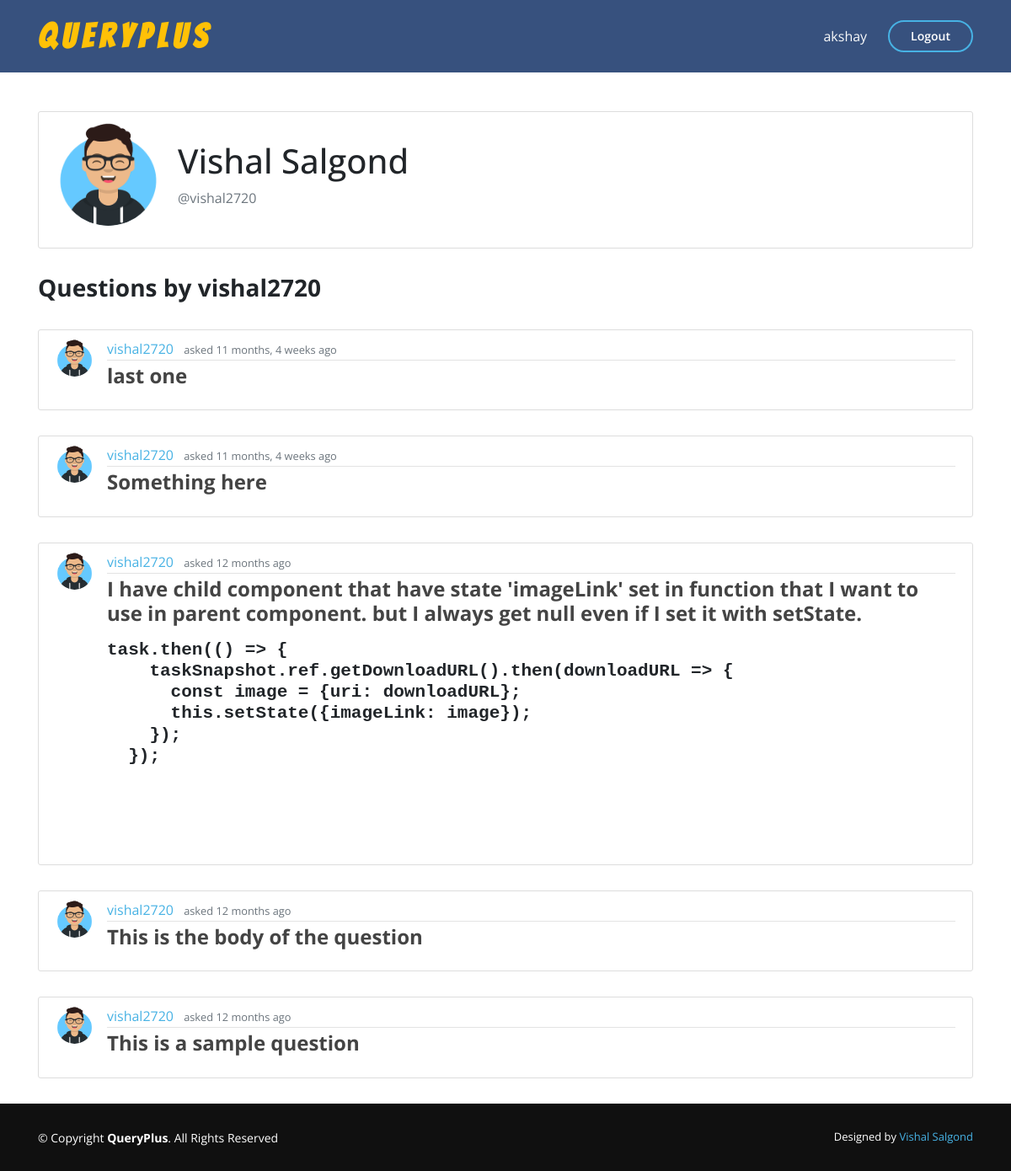
Screenshot of /user/vishal2720/ (signed in) with the database file from the repository.
### main_app/models.py (models this page shows, shortened)
class Question(models.Model):
    title = models.CharField(max_length=100, null=True)
    question = RichTextField()
    date_posted = models.DateTimeField(auto_now_add=True)
    author = models.ForeignKey(User, on_delete=models.CASCADE)
    upvotes = models.ManyToManyField(User, related_name='question_upvotes', blank=True)
    downvotes = models.ManyToManyField(User, related_name='question_downvotes', blank=True)

class Profile(models.Model):
    user = models.OneToOneField(User, on_delete=models.CASCADE)
    image = models.ImageField(default='default.jpg',upload_to='profile_pics')

### main_app/views.py (the view)
# urls.py: path('user/<str:username>/', UserListView.as_view(), name='user-profile'),
class UserListView(ListView):
    model = Question
    template_name = 'main_app/user_profile.html'
    context_object_name = 'questions'
    paginate_by = 5
    def get_queryset(self, **kwargs):
        user = get_object_or_404(User, username=self.kwargs.get('username','first_name'))
        return Question.objects.filter(author=user).order_by('-date_posted')

### main_app/templates/main_app/user_profile.html
{% extends "main_app/base.html" %}
{% load crispy_forms_tags %}
{% block content %}
<div class="container mt-5">
    {% for question in questions|slice:":1" %}
        <div class="content-section">
        <div class="media">
            <img class="rounded-circle account-img" src="{{ question.author.profile.image.url }}">
            <div class="media-body">
            <br>
            <h2 class="account-heading">{{ question.author.first_name }} {{ question.author.last_name }}</h2>
            <p class="text-secondary">@{{ view.kwargs.username }} </p>
            </div>
        </div>
        </div>
        <h3> <b>Questions by {{ view.kwargs.username }}</b> </h3>
        <br>
    {% endfor %}
    {% for question in questions %}
        <article class="media content-section">
            <img class="rounded-circle article-img" src="{{ question.author.profile.image.url }}" alt="">
            <div class="media-body">
            <div class="article-metadata">
                <a class="mr-2" href="{% url 'user-profile' question.author.username %}">{{ question.author }}</a>
                <small class="text-muted">asked {{ question.date_posted|timesince }} ago</small>
            </div>
            <h4><a class="article-title" href="{% url 'question-detail' question.id %}"><b>{{ question.question|safe }}</b></a></h4>
            </div>
        </article>
    {% endfor %}
</div>
{% endblock content %}

### main_app/templates/main_app/base.html (shortened to what this page needs)
{% load static %}
<!DOCTYPE html>
<html>
<head>
    <link rel="stylesheet" href="{% static 'main_app/vendor/bootstrap/css/bootstrap.min.css' %}">
    <link rel="stylesheet" href="{% static 'main_app/vendor/icofont/icofont.min.css' %}">
    <link rel="stylesheet" href="{% static 'main_app/vendor/boxicons/css/boxicons.min.css' %}">
    <link rel="stylesheet" href="{% static 'main_app/vendor/remixicon/remixicon.css' %}">
    <link rel="stylesheet" href="{% static 'main_app/vendor/venobox/venobox.css' %}">
    <link rel="stylesheet" href="{% static 'main_app/vendor/owl.carousel/assets/owl.carousel.min.css' %}">
    <link rel="stylesheet" href="{% static 'main_app/vendor/aos/aos.css' %}">
    <link rel="stylesheet" type="text/css" href="{% static 'main_app/main.css' %}">
    <link rel="stylesheet" href="https://cdnjs.cloudflare.com/ajax/libs/font-awesome/4.7.0/css/font-awesome.min.css">
    <link rel="stylesheet"
      href="//cdnjs.cloudflare.com/ajax/libs/highlight.js/10.0.3/styles/androidstudio.min.css">
</head>
<body>
  <div id="wrap">
  <header id="header" class="fixed-top">
    <div class="container d-flex align-items-center mb-2 mt-2">
      <h1 class="logo mr-auto"><a class="text-warning font-weight-bold" href="{% url 'home' %}">QueryPlus</a></h1>
      {%if user.is_authenticated %}
        <a href="{% url 'profile' %}" class="text-light scrollto">{{ user.username }}</a>
        <a href="" data-toggle="modal" data-target="#logoutModal" class="get-started-btn scrollto">Logout</a>
      {% else %}
        <a href="{% url 'login' %}" class="get-started-btn scrollto">Sign In</a>
        <a href="{% url 'register' %}" class="get-started-btn scrollto">Create Account</a>
      {% endif %}
    </div>
  </header>
    <main role="main" class="container">
      <div class="row pt-1">
    </main>
  {% block content %}
  {% endblock %}
  <footer id="footer">
    <div class="container footer-bottom">
      <div class="copyright">
        &copy; Copyright <strong><span>QueryPlus</span></strong>. All Rights Reserved
      </div>
      <div class="credits">
        Designed by <a href="">Vishal Salgond</a>
      </div>
    </div>
  </footer>
</div>
</body>
</html>

### main_app/static/main_app/main.css (style rules this page uses)
html { min-height: 100%; position: relative; }
body { background: white; margin-top: 5rem; font-family: 'Open Sans', sans-serif; padding-bottom: 80px; }
a { color: #47b2e4; }
#header { transition: all 0.5s; z-index: 997; padding: 15px 0; background: #37517e; }
#header .logo { font-size: 40px; font-family: 'Bangers', cursive; color: yellow; margin: 0; padding: 0; line-height: 1; font-weight: 500; letter-spacing: 7px; text-transform: uppercase; }
#header .logo a { color:black; }
.get-started-btn { margin-left: 25px; color: #fff; border-radius: 50px; padding: 6px 25px 7px 25px; white-space: nowrap; transition: 0.3s; font-size: 14px; display: inline-block; border: 2px solid #47b2e4; font-weight: 600; }
.content-section { background: #ffffff; padding: 10px 20px; border: 1px solid #dddddd; border-radius: 3px; margin-bottom: 30px; }
.article-title { color: #444444; }
.article-img { height: 45px; width: 45px; margin-right: 16px; }
.article-metadata { padding-bottom: 1px; margin-bottom: 4px; border-bottom: 1px solid #e3e3e3 }
.account-img { height: 125px; width: 125px; margin-right: 20px; margin-bottom: 16px; }
.account-heading { font-size: 2.5rem; }
#footer { position: absolute; height: 80px; bottom: 0px; left: 0px; right: 0px; margin-top: 30px; font-size: 14px; background: #101010 ; }
#wrap { min-height: 100%; height: auto; }
#footer .footer-bottom { padding-top: 30px; padding-bottom: 30px; color: #fff; }
#footer .copyright { float: left; }
#footer .credits { float: right; font-size: 13px; }
#footer .credits a { transition: 0.3s; }

### rows the page displays
Question: author.profile.image (picture), author.first_name "Vishal", author.last_name "Salgond", kwargs.username "vishal2720", author "vishal2720", date_posted "11 months, 4 weeks", question "last one"
Question: author.profile.image (picture), author "vishal2720", date_posted "11 months, 4 weeks", question "Something here"
Question: author.profile.image (picture), author "vishal2720", date_posted "12 months", question "I have child component that have state 'imageLink' set in function that I want to use in parent component. but I always get null even if I set it with setState. task.then(() => { taskSnapshot.ref.getDownloadURL().then(downloadURL => { const image = {uri: downloadURL}; this.setState({imageLink: image}); }); });"
Question: author.profile.image (picture), author "vishal2720", date_posted "12 months", question "This is the body of the question"
Question: author.profile.image (picture), author "vishal2720", date_posted "12 months", question "This is a sample question"

### other values shown
{{ user.username }} "akshay"
